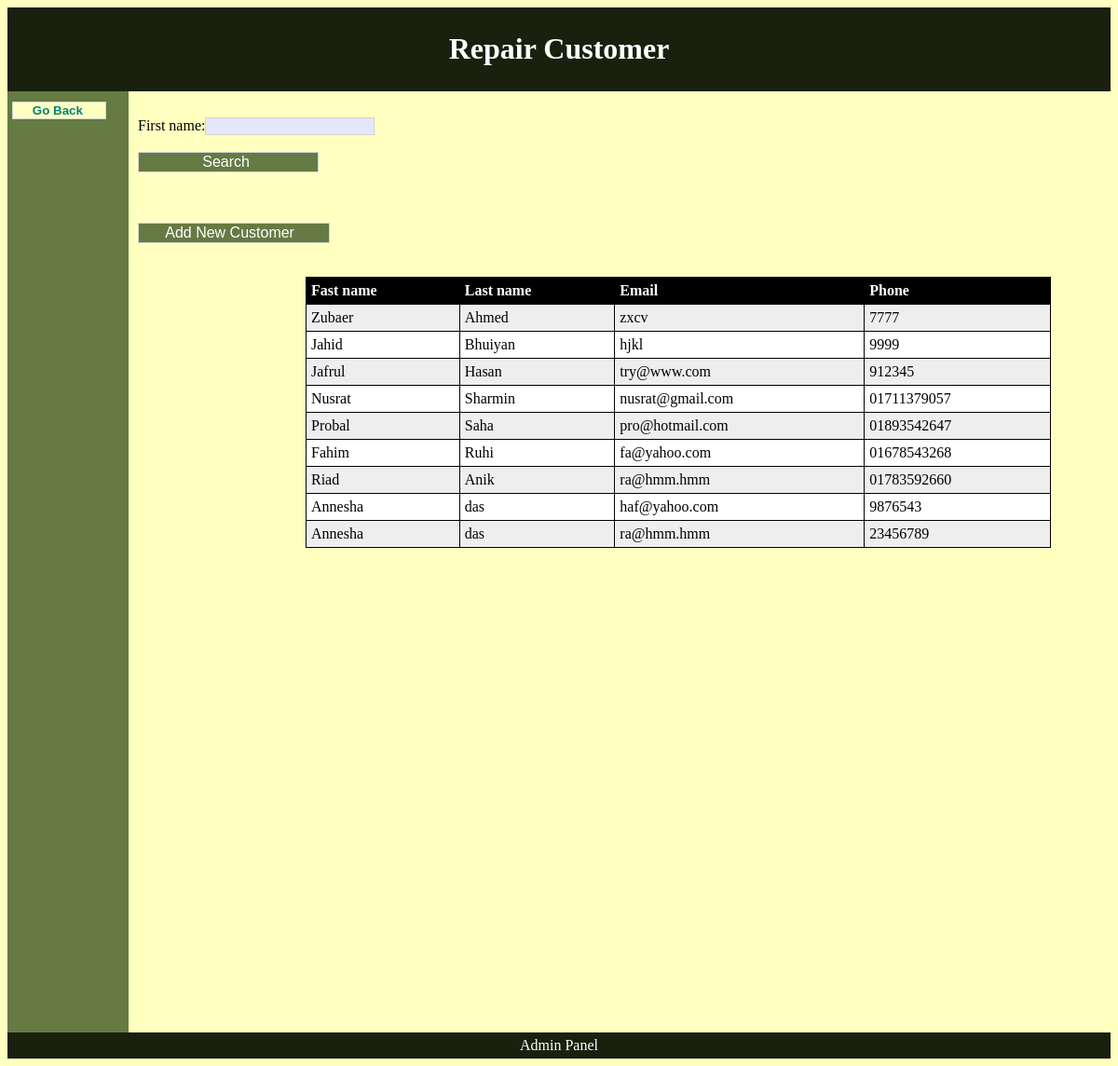
The app's page /Sales-portion/repaircustomer.php (signed in) with its own data.
### tables this page shows
CREATE TABLE IF NOT EXISTS `customer` (
  `C_id` int(15) NOT NULL,
  `C_Fname` varchar(10) NOT NULL,
  `C_Lname` varchar(10) NOT NULL,
  `C_phone` varchar(15) NOT NULL,
  `C_email` varchar(30) NOT NULL,
  `D_id` int(15) NOT NULL
);

### Sales-portion/repaircustomer.php (the view, shortened to what this page needs)
<!DOCTYPE html>
<html>
    <head>
        <link rel="stylesheet" href="style.css">
    </head>
    <body bgcolor=" #FFFFC0">
        <header>
        <h1>Repair Customer</h1>
        </header>
        <nav>
     <div class="submit"><form action="RepairSection.php" method="POST"><input type="submit" class="cat" style="font-face: 'Comic Sans MS'; font-size: smaller; color: teal; background-color: #FFFFC0; border: 1pt ridge lightgrey" value="&nbsp;&nbsp;&nbsp;&nbsp;Go Back&nbsp;&nbsp;&nbsp;&nbsp;&nbsp;"></form></div>
        </nav>
        <section>
        <!DOCTYPE html>
        <html>
        <head>
        </head>
        <body>
                <form action="#" method="POST"><br>
                 First name:<input type="text" name="fname"style="font-face: 'Comic Sans MS'; font-size: small; color: teal; background-color:#E6E6FA ; border: 1pt ridge lightgrey"><br><br>
             <div class="sub">   <input type="submit" name="submit"style="font-face: 'Comic Sans MS'; font-size: medium;cursor:pointer; color: white; background-color: #667A44; border: 1pt ridge lightgrey" value="&nbsp;&nbsp;&nbsp;&nbsp;&nbsp;&nbsp&nbsp;&nbsp;&nbsp;&nbsp&nbsp;&nbsp;&nbsp;&nbsp;Search&nbsp;&nbsp;&nbsp;&nbsp;&nbsp;&nbsp;&nbsp;&nbsp;&nbsp&nbsp;&nbsp;&nbsp;&nbsp&nbsp;&nbsp;"></div>
                <br><br>
            </form>
                      <form action="addrepaircustomerdata.php" method="POST"><br>
                <div class="sub"><input type="submit" style="font-face: 'Comic Sans MS'; font-size: medium;cursor:pointer; color: white; background-color: #667A44; border: 1pt ridge lightgrey" value="&nbsp;&nbsp;&nbsp;&nbsp;&nbsp;Add New Customer&nbsp;&nbsp;&nbsp;&nbsp;&nbsp;&nbsp;&nbsp;"></form></div>
    <br><br>
                        <?php
if(isset($_REQUEST['submit'])){
    $name=$_POST['fname'];
    if(!empty($_REQUEST['submit']))
    {
    $sql=" SELECT `C_Fname`,`C_Lname`,`C_email`,`C_phone` FROM project.`customer` WHERE `D_id`='2' AND `C_Fname` like '$name%' ";
    $q=mysql_query($sql);
    }
}
else{
    $sql="SELECT `C_Fname`,`C_Lname`,`C_email`,`C_phone` FROM project.`customer` WHERE `D_id`='2'";
    $q=mysql_query($sql);
}
?>
  <div class="table">
        <table id="t01">
          <tr>
            <th>Fast name</th>
            <th>Last name</th>
             <th>Email</th>
              <th>Phone</th>
             </tr>
            <?php
while ($row=mysql_fetch_array($q,MYSQL_NUM)){
              echo "<tr>";
                 echo "<td>" .$row[0]. "</td>";
               echo "<td>" .$row[1]. "</td>";
            echo "<td>" .$row[2]."</td>";
       echo "<td>" .$row[3]."</td>";
                echo "</tr>";
              }
?>
        </table>
        </div>
        </body>
        </section>
        <footer>
        Admin Panel
        </footer>
    </body>
</html>

### Sales-portion/style.css (style rules this page uses)
header { background-color:#1A200E; color:white; text-align:center; padding:5px; }
.cat { cursor: pointer; font-weight:bold; }
.submit { -webkit-transition: width 2s; transition: width 2s; }
.sub { -webkit-transition: width 2s,height 3s; transition: width 2s,height 3s; }
nav { line-height:30px; background-color:#667A44; height: 1000px; width:120px; float:left; padding:5px; }
section { margin-top: auto; width:650px; float:left; height: auto; padding:10px; }
footer { background-color:#1A200E; color:white; clear:both; text-align:center; padding:5px; }
.table { width: 800px; height: 300px; margin-left: 180px; }

### Sales-portion/repaircustomer.php (style rules this page uses)
.cat { cursor: pointer; font-weight:bold; }
table { width:100%; }
table, th, td { border: 1px solid black; border-collapse: collapse; }
th, td { padding: 5px; text-align: left; }
table#t01 tr:nth-child(even) { background-color: #eee; }
table#t01 tr:nth-child(odd) { background-color:#fff; }
table#t01 th { background-color: black; color: white; }

### records on screen
customer: C_Fname "Zubaer", C_Lname "Ahmed", C_email "zxcv", C_phone "7777"
customer: C_Fname "Jahid", C_Lname "Bhuiyan", C_email "hjkl", C_phone "9999"
customer: C_Fname "Jafrul", C_Lname "Hasan", C_email "try@www.com", C_phone "912345"
customer: C_Fname "Nusrat", C_Lname "Sharmin", C_email "nusrat@gmail.com", C_phone "01711379057"
customer: C_Fname "Probal", C_Lname "Saha", C_email "pro@hotmail.com", C_phone "01893542647"
customer: C_Fname "Fahim", C_Lname "Ruhi", C_email "fa@yahoo.com", C_phone "01678543268"
customer: C_Fname "Riad", C_Lname "Anik", C_email "ra@hmm.hmm", C_phone "01783592660"
customer: C_Fname "Annesha", C_Lname "das", C_email "haf@yahoo.com", C_phone "9876543"
customer: C_Fname "Annesha", C_Lname "das", C_email "ra@hmm.hmm", C_phone "23456789"
